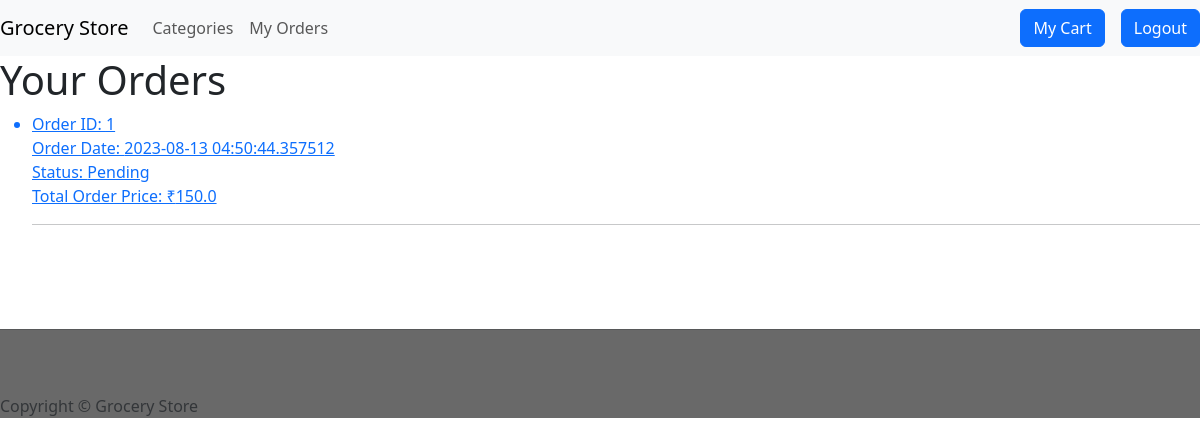
/orders (signed in), run on an earlier commit of the app's database.
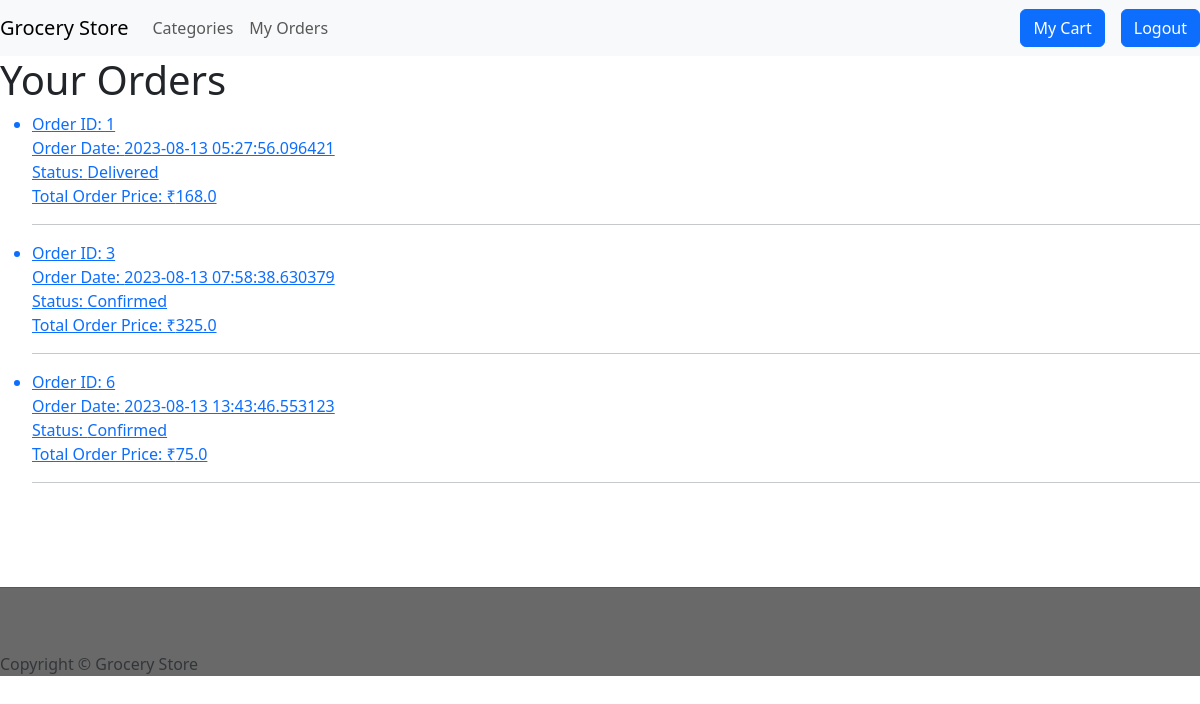
And on a later commit of the database.
### dbmodel.py (models this page shows)
class Order(db.Model):
    order_id = db.Column(db.Integer, primary_key=True)
    user_id = db.Column(db.String(20), db.ForeignKey('user.uname'), nullable=False)
    order_date = db.Column(db.DateTime, nullable=False)
    status = db.Column(db.String(50), nullable=False)
    total_order_price = db.Column(db.Float, nullable=False, default=0.0)
    products = db.relationship('Product', secondary='order_products', backref=db.backref('orders', lazy='dynamic'))

### app.py (the view)
@app.route('/orders')
def orders():
    if 'user' not in session:
        return redirect('/home')  # Redirect to login if user is not logged in
    user_id = session['user']
    user_orders = Order.query.filter_by(user_id=user_id).all()
    return render_template('orders.html', user_orders=user_orders)

### templates/orders.html
{% extends "user-layout.html" %}
{% block body %}
    <h1>Your Orders</h1>
    {% if user_orders|length<=0 %}
        <p>No Orders yet. Get Started soon!!!</p>
        <a href="/cview" class="btn btn-outline-success">Back to home</a>
    {% else %}
    <ul>
        {% for order in user_orders %}
        <a href="/orders/{{order.order_id}}">
            <li>
                Order ID: {{ order.order_id }}<br>
                Order Date: {{ order.order_date }}<br>
                Status: {{ order.status }}<br>
                Total Order Price: &#8377;{{ order.total_order_price }}<br>
            </li>
        </a>
        <hr>
        {% endfor %}
    </ul>
    {% endif %}
{% endblock %}

What changed in the data, as far as the page shows it:
changed Order id 1: order_date "2023-08-13 04:50:44.357512" → "2023-08-13 05:27:56.096421"; status "Pending" → "Delivered"; total_order_price "150.0" → "168.0"
added Order: order_id "3", order_date "2023-08-13 07:58:38.630379", status "Confirmed", total_order_price "325.0"
added Order: order_id "6", order_date "2023-08-13 13:43:46.553123", status "Confirmed", total_order_price "75.0"
